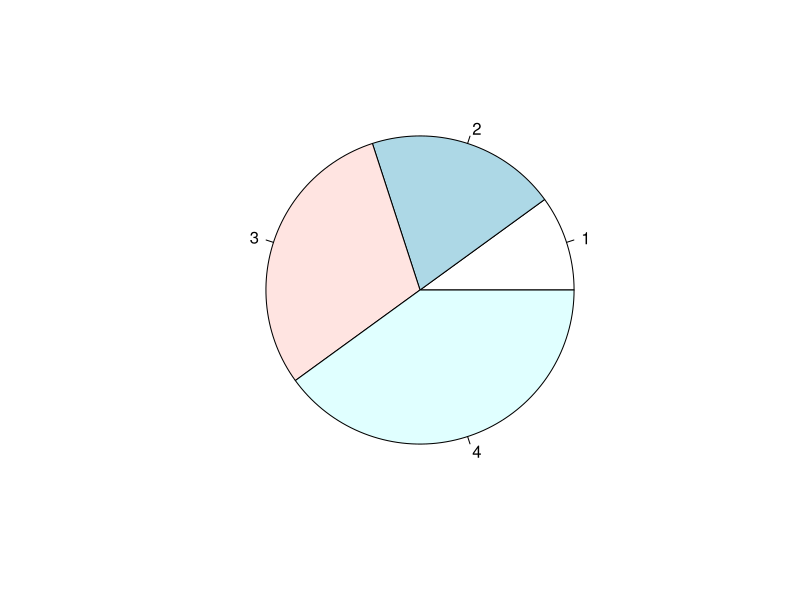
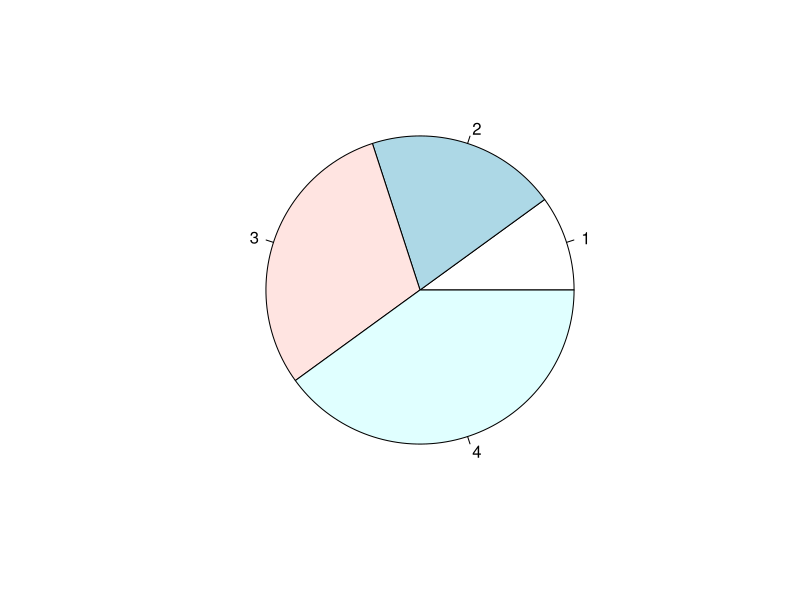
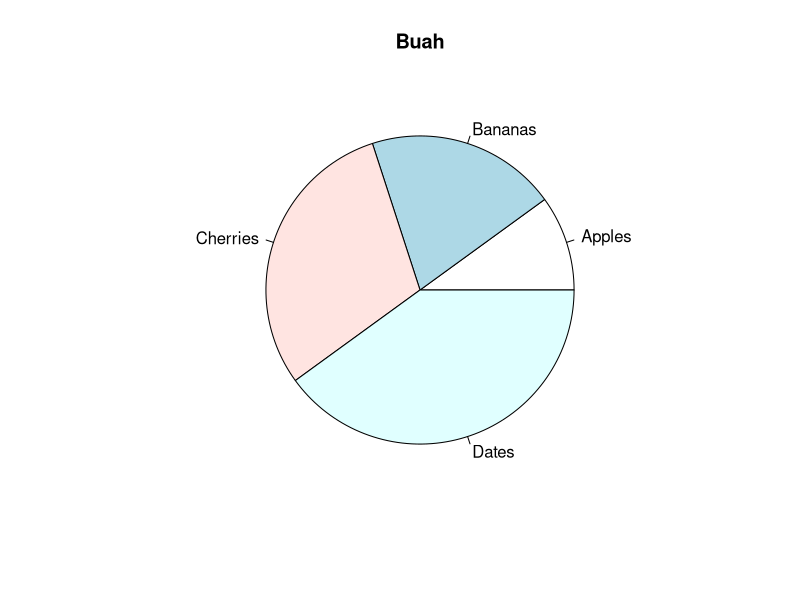
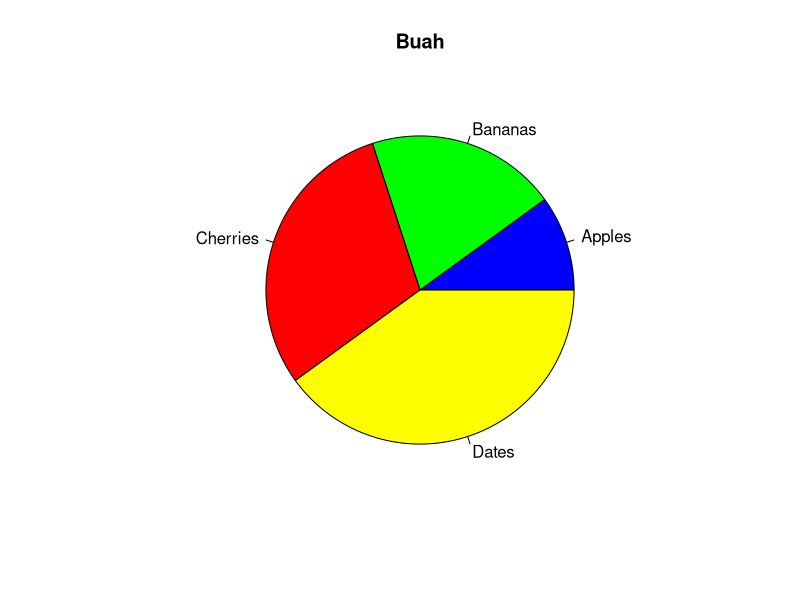
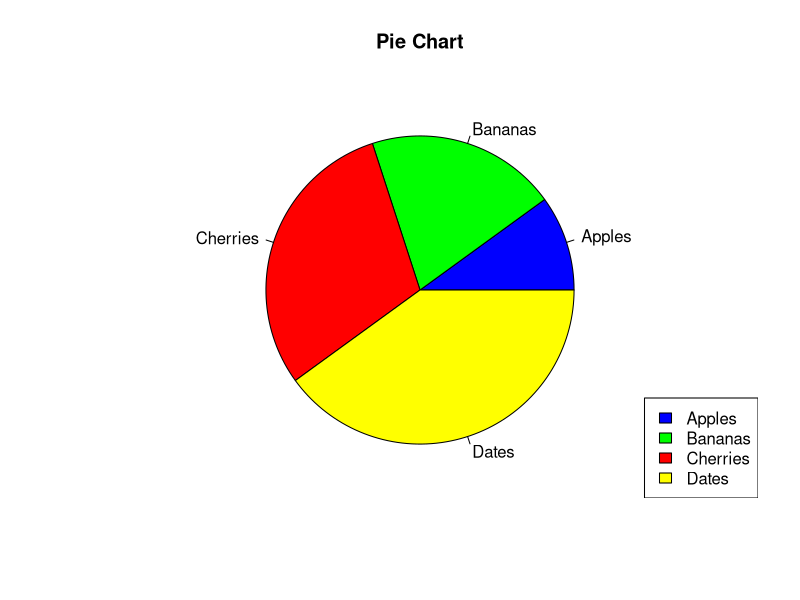

Source code (R) for these figures, in order:
# CREATE A VECTOR OF PIES
x <- c(10,20,30,40)

# DISPLAY PIE CHARTS
pie(x)


# START ANGLE
x <- c(10,20,30,40)
pie(x, init.angle = 360)

# LABELS AND HEADER
x <- c(10,20,30,40)
mylabel <- c ("Apples", "Bananas", "Cherries", "Dates")
pie(x, label = mylabel, main ="Buah")



# COLORS
colors <- c("blue", "green", "red", "yellow")
pie(x, label = mylabel, main = "Buah", col=colors)


# LEGEND
mylabel <- c("Apples", "Bananas", "Cherries", "Dates")
colors <- c("blue", "green", "red", "yellow")
pie(x, label = mylabel, main = "Pie Chart", col = colors)
legend("bottomright", mylabel, fill = colors)